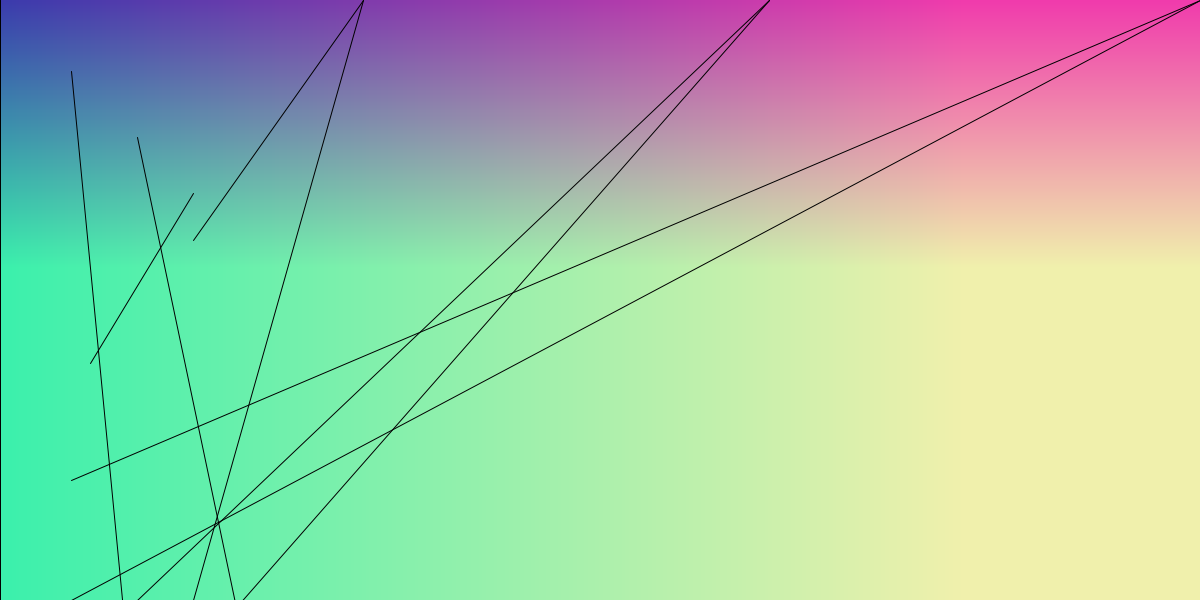
Frame 1 (no input)
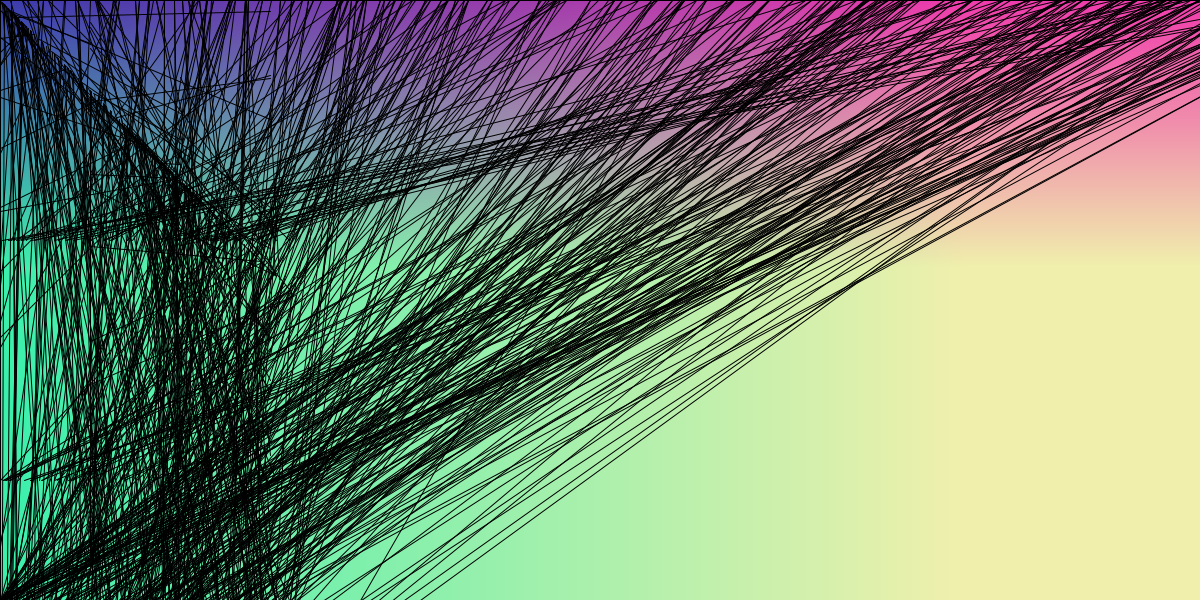
Frame 60 (the mouse pressed at the canvas centre just before this capture)
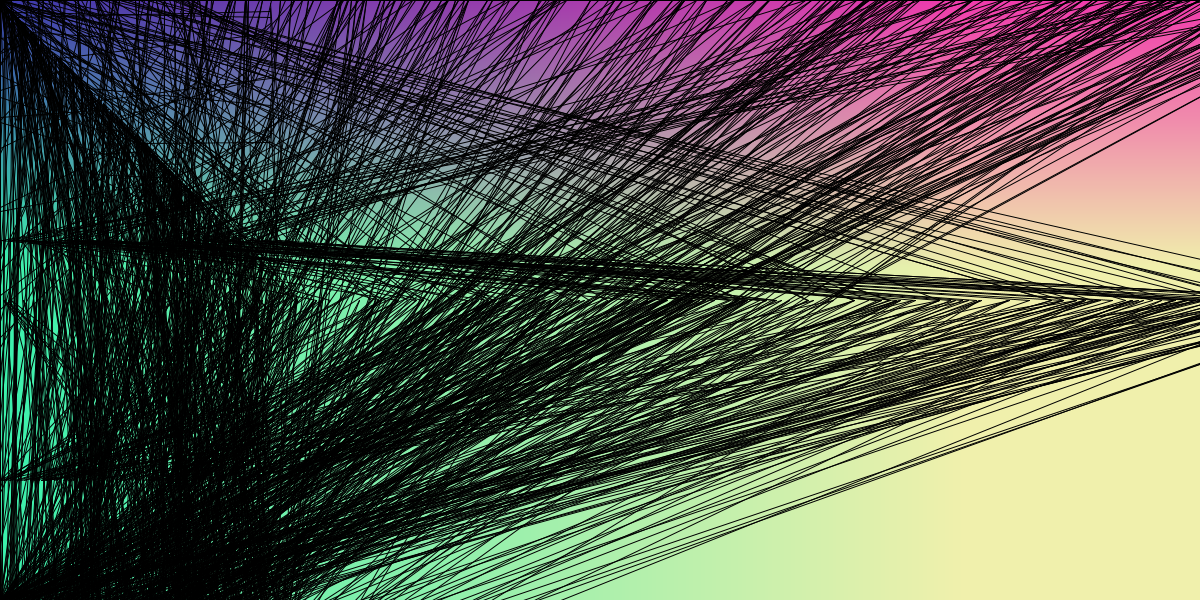
Frame 120 (the mouse held since frame 60 and released just before this capture)

The Processing sketch that drew these frames (run headless with seeded random() and noise(); from frame 60 on, the mouse is pressed at the canvas centre):

// Processing sketch: processing_71892
// ── processing_71892.pde

float randomDiameter = 0;
float mouseX = 0;
float lineColor = 0;

void setup() {
  size(1200, 600);
  smooth();
  colorMode(RGB, 800);
  for (int i = 0; i < 1200; i++) {
    for (int j = 0; j < 600; j++) {
      stroke(i/1.2, j*3, 500);
      point(i, j);
    }
  }
}

void draw() {
  
  noFill();
  for (int i = 0; i<100; i=i+30){
    stroke(0);
    line(mouseX, mouseY, randomDiameter, i*8);
    line(randomDiameter, randomDiameter, i*3, mouseX);
    line(mouseX, mouseY, randomDiameter, 600);
    //arc(mouseX, mouseY, randomDiameter, randomDiameter, 0, PI);
  randomDiameter = random (0, 300);
  mouseX = random (0, 1400);
  lineColor = random (0, 800);
  }

  if (randomDiameter < 200) {
    randomDiameter++;
  }
else {
  randomDiameter = 0;
}
if (mouseX < 800) {
  cursor(WAIT);

}
frameRate(10);
}

void mouseClicked() {
 if (lineColor == 0) {
    lineColor = 600;
  } else {
    lineColor = 0;
  }
}

void keyPressed(){
  if (key == 's'){
    save("AnaMernik01b.png");
  }
}
